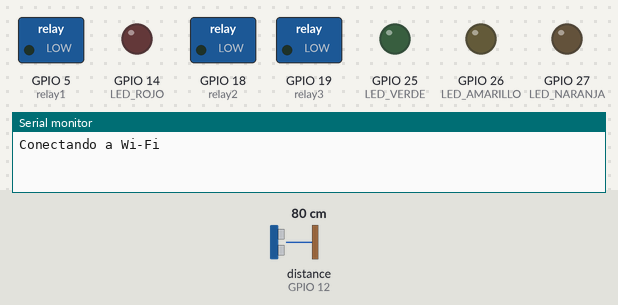
Bench run of a sketch on a simulated ESP32. Shown: switched loads named in the sketch (green lamp = pin HIGH), output pins drawn as LEDs (lit = HIGH), the last lines printed to the serial monitor. Wiring (inferred from the names in the program): ultrasonic range finder: trigger GPIO 13; echo GPIO 12. The test bench sets the inputs (shaded band); at power-on: distance to the obstacle (sensor on GPIO 12) 80 cm. The echo pulse lasts 58.3 µs per cm; WiFi joins after 1.5 s; servers stay silent unless stated; pins used as bus, display or sensor lines are not drawn.

Above: at 0.1 s.
At 2.7 s:
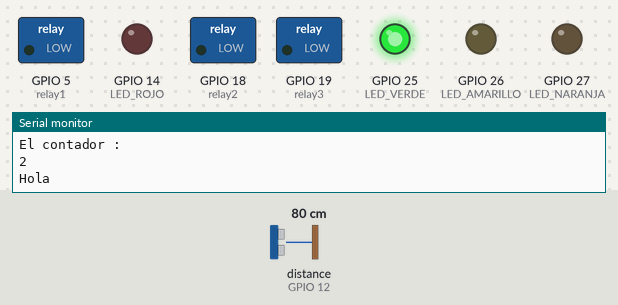
2.8 s: distance to the obstacle (sensor on GPIO 12) set to 32 cm
6.9 s: distance to the obstacle (sensor on GPIO 12) set to 27 cm
Timing chart, 0 to 9.9 s (numbered marks = the images above; inputs shaded):
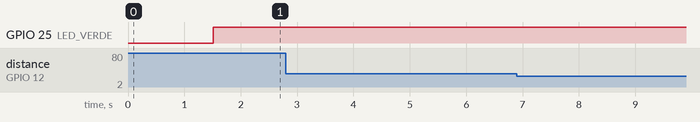

The sketch:

codigo3.ino
```cpp
#include <WiFi.h>
#include <HTTPClient.h>
#include <DHT.h>
#include <ArduinoOTA.h>
#include <WiFiUdp.h> // Librería para UDP

// Configuración de Wi-Fi
const char* ssid = "Google Wifi";
const char* password = ":B#hWe6u$8:J/e}<mEBhigwGU";

// URL del servidor Node.js (cambia la IP a la IP de tu PC)
const char* serverUrl = "http://192.168.1.127:3000/data";

int delayCounter = 0;

// Pines del sensor HC-SR04
#define TRIG_PIN 13
#define ECHO_PIN 12

// Pines de los LEDs
#define LED_VERDE 25
#define LED_AMARILLO 26
#define LED_NARANJA 27
#define LED_ROJO 14

#define PIN_ENTRADA  33

// Define los pines GPIO del ESP32 a los que conectaste los relés
int relay1 = 5;
int relay2 = 18;
int relay3 = 19;

// Umbrales de distancia (en cm) para cada nivel del tanque
const int UMBRAL_LLENO = 10.66;
const int UMBRAL_MEDIO_ALTO = 17.32;
const int UMBRAL_MEDIO_BAJO = 24;
const int UMBRAL_VACIO = 30.65;

// Configuración del sensor DHT11, LDR y humedad de suelo
#define DHT_PIN 4
DHT dht(DHT_PIN, DHT11);
const int ldrPin = 35;
const int humedadSueloPin = 34;

// Variables para filtrado de distancia
float lastDistance = 5.55;          // Última distancia válida medida
const float smoothingFactor = 0.1;  // Factor de suavizado (ajustable)
const int warmupTime = 5;        // Tiempo de calentamiento en segundos
unsigned long startMillis;       // Almacena el tiempo de inicio del programa

// Rango de valores válidos de distancia
const float MIN_DIST = 5.00;
const float MAX_DIST = 30.65;
const float MAX_JUMP = 2.5; // Máxima diferencia permitida entre lecturas consecutivas

// Configuración de UDP
WiFiUDP udp;
const char* udpAddress = "192.168.1.138";  // Dirección IP del otro ESP32
const int udpPort = 12345;                 // Puerto UDP para enviar el mensaje

// Función para medir la distancia actual
float measureDistance() {
  digitalWrite(TRIG_PIN, LOW);
  delayMicroseconds(2);
  digitalWrite(TRIG_PIN, HIGH);
  delayMicroseconds(10);
  digitalWrite(TRIG_PIN, LOW);

  long duration = pulseIn(ECHO_PIN, HIGH);
  float distance = (duration * 0.034) / 2;

  // Verificar si la distancia está dentro del rango
  if (distance >= MIN_DIST && distance <= MAX_DIST) {
    if (delayCounter == 5) {
      lastDistance = distance;
    } else if (delayCounter > 5) {
      if (abs(distance - lastDistance) <= MAX_JUMP) {
        lastDistance = lastDistance * (1 - smoothingFactor) + distance * smoothingFactor;
      }
    }
  }

  // Retorna la última distancia válida
  return lastDistance;
}

// Función para configurar OTA
void setupOTA() {
  ArduinoOTA.setPassword("123456789");
  ArduinoOTA.onStart([]() {
    String type = ArduinoOTA.getCommand() == U_FLASH ? "Sketch" : "Filesystem";
    Serial.println("Inicio de actualización OTA: " + type);
  });
  ArduinoOTA.onEnd([]() {
    Serial.println("\nActualización OTA completada.");
  });
  ArduinoOTA.onProgress([](unsigned int progress, unsigned int total) {
    Serial.printf("Progreso: %u%%\r", (progress / (total / 100)));
  });
  ArduinoOTA.onError([](ota_error_t error) {
    Serial.printf("Error[%u]: ", error);
    if (error == OTA_AUTH_ERROR) Serial.println("Error de autenticación");
    else if (error == OTA_BEGIN_ERROR) Serial.println("Error al comenzar");
    else if (error == OTA_CONNECT_ERROR) Serial.println("Error de conexión");
    else if (error == OTA_RECEIVE_ERROR) Serial.println("Error de recepción");
    else if (error == OTA_END_ERROR) Serial.println("Error al finalizar");
  });
  ArduinoOTA.begin();
  Serial.println("OTA listo para recibir actualizaciones.");
}

void setup() {
  Serial.begin(115200);
  dht.begin();

  // Configuración de pines
  pinMode(TRIG_PIN, OUTPUT);
  pinMode(ECHO_PIN, INPUT);
  pinMode(LED_VERDE, OUTPUT);
  pinMode(LED_AMARILLO, OUTPUT);
  pinMode(LED_NARANJA, OUTPUT);
  pinMode(LED_ROJO, OUTPUT);

  pinMode(PIN_ENTRADA, INPUT);

  // Inicializa los pines de los relés como salidas
  pinMode(relay1, OUTPUT);
  pinMode(relay2, OUTPUT);
  pinMode(relay3, OUTPUT);

  // Asegúrate de que los relés estén apagados al inicio
  digitalWrite(relay1, LOW);
  digitalWrite(relay2, LOW);
  digitalWrite(relay3, LOW);

  // Conexión a Wi-Fi
  WiFi.begin(ssid, password);
  Serial.print("Conectando a Wi-Fi");
  while (WiFi.status() != WL_CONNECTED) {
    delay(500);
    Serial.print(".");
  }
  Serial.println();
  Serial.print("Conectado a Wi-Fi. IP: ");
  Serial.println(WiFi.localIP());

  // Configurar OTA
  setupOTA();
  startMillis = millis();
}

void loop() {
  ArduinoOTA.handle(); // Manejar actualizaciones OTA

  // Medir distancia con filtro de rango
  float distance = measureDistance();

  // Imprime valores para depuración
  Serial.print("Filtered Distance (lastDistance): ");
  Serial.println(lastDistance);

  // Control de LEDs según la distancia filtrada (lastDistance)
  if (lastDistance <= UMBRAL_LLENO) {
    digitalWrite(LED_VERDE, HIGH);
    digitalWrite(LED_AMARILLO, LOW);
    digitalWrite(LED_NARANJA, LOW);
    digitalWrite(LED_ROJO, LOW);
  } else if (lastDistance <= UMBRAL_MEDIO_ALTO) {
    digitalWrite(LED_VERDE, LOW);
    digitalWrite(LED_AMARILLO, HIGH);
    digitalWrite(LED_NARANJA, LOW);
    digitalWrite(LED_ROJO, LOW);
  } else if (lastDistance <= UMBRAL_MEDIO_BAJO) {
    digitalWrite(LED_VERDE, LOW);
    digitalWrite(LED_AMARILLO, LOW);
    digitalWrite(LED_NARANJA, HIGH);
    digitalWrite(LED_ROJO, LOW);
  } else {
    digitalWrite(LED_VERDE, LOW);
    digitalWrite(LED_AMARILLO, LOW);
    digitalWrite(LED_NARANJA, LOW);
    digitalWrite(LED_ROJO, HIGH);
  }

  // Enviar mensaje al otro ESP32
  if (WiFi.status() == WL_CONNECTED) {
    String message = "Aguacate"; // El mensaje que se enviará
    udp.beginPacket(udpAddress, udpPort);
    udp.print(message);
    udp.endPacket();
    Serial.print("Mensaje enviado al ESP32: ");
    Serial.println(message);
  } else {
    Serial.println("Error: No conectado a Wi-Fi");
  }

  delayCounter++;
  Serial.println("El contador :");
  Serial.println(delayCounter);
  Serial.println("Hola");

  delay(1000); // Esperar 1 segundo antes de la siguiente lectura
}
```
